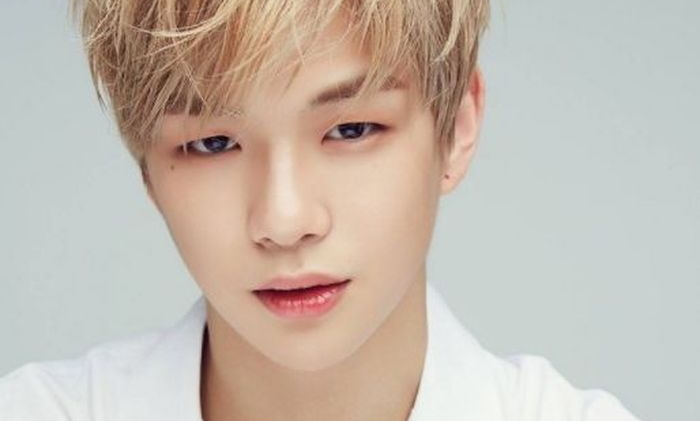
#> input picture image/face1.jpg, 700 x 421 px
$ jupyter execute '6.canny Edge Detection.ipynb'
#> lines starting #> are read from the running program, lines starting #| are printed output that depends on the picture; after the words box and inside, x2 and y2 are one past the last pixel; in counts of white or black regions, pixels touching at a corner belong together
가장 인기있는 에지 찾기 알고리즘 중 하나입니다. 이 알고리즘은 아래와 같은 다단계 알고리즘으로 구성되어 있습니다.

1. 노이즈 제거

이미지에서 노이즈가 있으면 에지를 제대로 찾는것이 어려울 수 있습니다. 따라서 첫단계로 5 * 5 가우시안 필터를 이용해 이미지의 노이즈를 줄여줍니다.

2. Gradient값이 높은 부분 찾기

sobel 커널을 수평, 수직방향으로 적용하여 각 방향의 gradient를 획득합니다.

3. 최대값이 아닌 픽셀의 값을 0으로 만들기

2단계를 거친 후, 에지에 기여하지 아니한 픽셀을 제거하기 위해서 이미지 전체를 스캔합니다. 이미지를 스캔하는 동안 gradient 방향으로 스캔구역에서 gradient의 최대 값을 가진 픽셀을 찾습니다.

4. Hyeresis Thresholding

4단계는 3단계를 거친 것들이 실제 엣지인지 판단하는 단계입니다. 먼저 문턱값을 minVal, maxVal 2개를 잡습니다.그래서 문턱보다 높은 부분은 확실히 에지이고 minVal보다 낮은 부분은 엣지가 아니라고 판단 합니다. minVal, maxVal사이값들은 연결구조를 보고 엣지인지 아닌지를 판단합니다.

[cell 1]
import numpy as np
import cv2
import matplotlib.pyplot as plt

def canny():
    img = cv2.imread('image/Lenna.png',cv2.IMREAD_GRAYSCALE)

    edge1 = cv2.Canny(img, 50, 200)
    edge2 = cv2.Canny(img, 100, 200)
    edge3 = cv2.Canny(img, 170, 200)

    cv2.imshow('original', img)
    cv2.imshow('Canny Edge1', edge1)
    cv2.imshow('Canny Edge2', edge2)
    cv2.imshow('Canny Edge3', edge3)

    cv2.waitKey(0)
    cv2.destroyAllWindows()

canny()

# 얼굴에 대한 Canny

[cell 2]
import numpy as np
import cv2

font = cv2.FONT_HERSHEY_SIMPLEX
def faceDetect():
    eye_detect = True
    face_cascade = cv2.CascadeClassifier('datasets/haarcascade_frontface.xml')
    eye_cascade = cv2.CascadeClassifier('datasets/haarcascade_eye.xml')
    info = ''

    try:
        imgfile = 'image/face1.jpg' #이미지 저장 디렉토리
        frame = cv2.imread(imgfile, cv2.IMREAD_COLOR) # 이미지 불러오기
#> frame is the input picture: shape (421, 700, 3); mean B, G, R 176.1, 186.6, 197.5
    except:
        print('이미지 로딩 실패')
        return

    if eye_detect:
        info = 'Eye Detection On'
    else:
        info = 'Eye Detection Off'

    gray = cv2.cvtColor(frame, cv2.COLOR_BGR2GRAY)
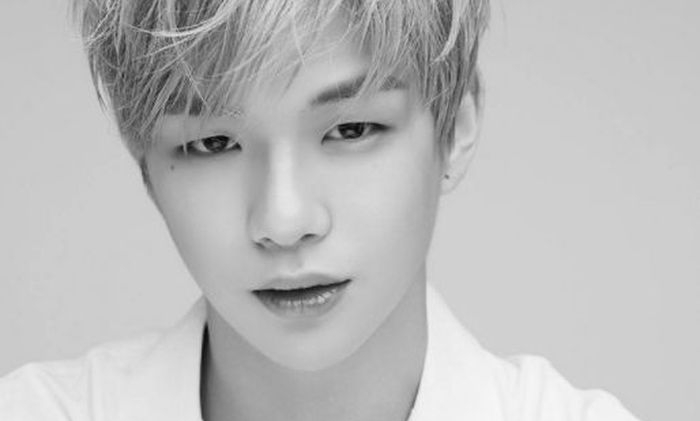
#> gray: shape (421, 700); min 5, max 248, mean 188.6
    faces = face_cascade.detectMultiScale(gray, 1.3, 5)
#> faces = [[114, 14, 346, 346]]

    cv2.putText(frame, info, (5, 15), font, 0.5, (255,0,255), 1)
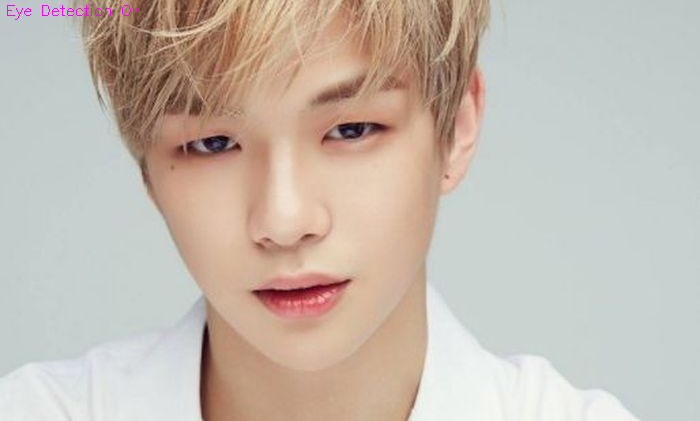
#> frame: shape (421, 700, 3); 0.1% of pixels changed, all inside (x1, y1, x2, y2) = (7, 4, 140, 20)

    face_number, xywh = faces.shape
#> face_number = 1; xywh = 4
    sub_img = {}
    edge = {}


    for i in range(face_number):
        x, y, w, h = faces[i]
        sub_img[i] = gray[y:y+w,x:x+h]
        edge[i] = cv2.Canny(sub_img[i] ,30,200)
        cv2.namedWindow('edge%s'%i,cv2.WINDOW_NORMAL)
        cv2.imshow('face%s'%i, sub_img[i])
        cv2.imshow('edge%s'%i, edge[i])
#> this loop made 1 pass
#> pass 1, in faceDetect, `cv2.imshow('face%s'%i, sub_img[i])`:
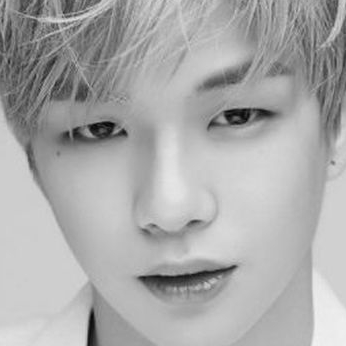
#> window 'face0': shape (346, 346); min 5, max 243, mean 170.2
#> pass 1, in faceDetect, `cv2.imshow('edge%s'%i, edge[i])`:
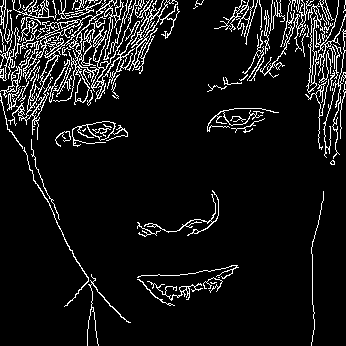
#> window 'edge0': shape (346, 346); 8.4% white in thin lines or dots
#> after the loop, edge = 1 item; sub_img = 1 item

    cv2.namedWindow('gray',cv2.WINDOW_NORMAL)
    cv2.imshow('gray', gray)
    cv2.waitKey(0)

    k = cv2.waitKey(0) & 0xFF
#> (key Esc is pressed here)
    if k ==27:  #ESC
        cv2.destroyAllWindows()
    elif k == ord('c'):
        cv2.imwrite('image/people3_copy_g.jpg',gray)
        cv2.destroyAllWindows()

faceDetect()
